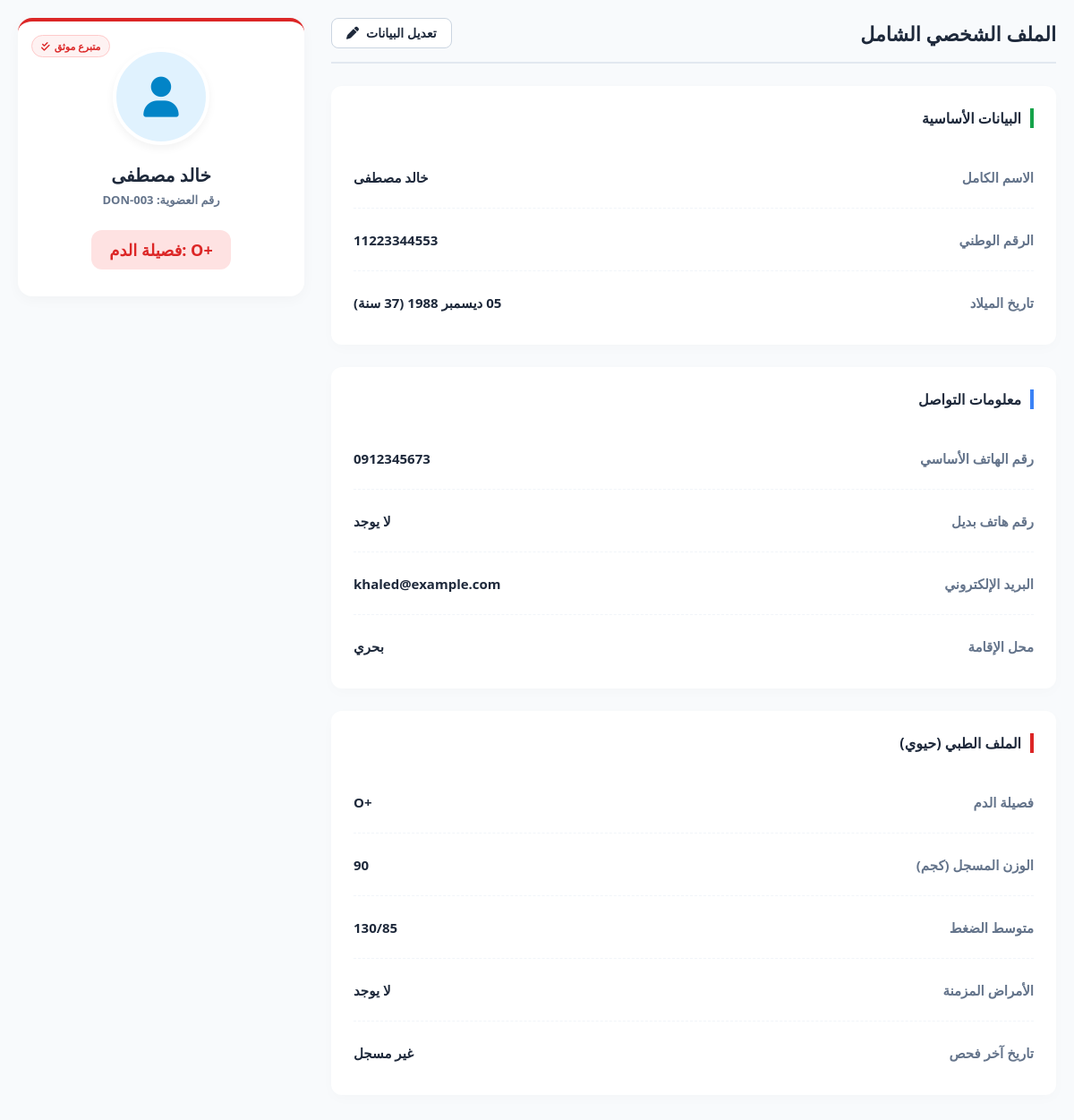
/user/profile.php (signed in), run on the app's committed database.
### tables this page shows
CREATE TABLE `users` (
  `id` int(11) NOT NULL,
  `member_id` varchar(20) NOT NULL,
  `full_name` varchar(150) NOT NULL,
  `national_id` varchar(20) DEFAULT NULL,
  `birth_date` date DEFAULT NULL,
  `primary_phone` varchar(20) DEFAULT NULL,
  `alternate_phone` varchar(20) DEFAULT NULL,
  `email` varchar(100) DEFAULT NULL,
  `password` varchar(255) DEFAULT NULL,
  `address` varchar(255) DEFAULT NULL,
  `blood_type` varchar(5) NOT NULL,
  `weight` int(11) DEFAULT NULL,
  `blood_pressure` varchar(20) DEFAULT NULL,
  `chronic_diseases` varchar(255) DEFAULT 'لا يوجد',
  `profile_photo` varchar(255) DEFAULT NULL,
  `last_checkup_date` date DEFAULT NULL,
  `is_eligible` tinyint(1) DEFAULT 1,
  `created_at` timestamp NOT NULL DEFAULT current_timestamp()
);

### user/profile.php (the view, shortened to what this page needs)
<?php
$current_user_id = $_SESSION['user_id'] ?? 1;
$host = 'localhost';
$dbname = 'qatra_hayat';
$username = 'root';
$password = '';
$months = ['January'=>'يناير', 'February'=>'فبراير', 'March'=>'مارس', 'April'=>'أبريل', 'May'=>'مايو', 'June'=>'يونيو', 'July'=>'يوليو', 'August'=>'أغسطس', 'September'=>'سبتمبر', 'October'=>'أكتوبر', 'November'=>'نوفمبر', 'December'=>'ديسمبر'];
try {
    $pdo = new PDO("mysql:host=$host;dbname=$dbname;charset=utf8mb4", $username, $password);
    $pdo->setAttribute(PDO::ATTR_ERRMODE, PDO::ERRMODE_EXCEPTION);
    $stmt = $pdo->prepare("SELECT * FROM users WHERE id = ?");
    $stmt->execute([$current_user_id]);
    $user = $stmt->fetch(PDO::FETCH_ASSOC);
    $formatted_birth_date_full = 'غير مسجل';
    if (!empty($user['birth_date'])) {
        $birthDate = new DateTime($user['birth_date']);
        $today = new DateTime('today');
        $age = $birthDate->diff($today)->y;
        $month_en = date('F', strtotime($user['birth_date']));
        $month_ar = $months[$month_en] ?? $month_en;
        $formatted_birth_date_full = date('d', strtotime($user['birth_date'])) . ' ' . $month_ar . ' ' . date('Y', strtotime($user['birth_date'])) . " ($age سنة)";
    }
    $formatted_last_checkup = $user['last_checkup_date'] ? date('d ', strtotime($user['last_checkup_date'])) . ($months[date('F', strtotime($user['last_checkup_date']))] ?? '') . date(' Y', strtotime($user['last_checkup_date'])) : 'غير مسجل';
    $name_parts = explode(' ', trim($user['full_name']));
    $short_name = $name_parts[0] . ' ' . ($name_parts[1] ?? '');
} catch(PDOException $e) {
    die("خطأ في قاعدة البيانات: " . $e->getMessage());
}
?>
<!DOCTYPE html>
<html lang="ar" dir="rtl">
<head>
    <link rel="stylesheet" href="https://cdnjs.cloudflare.com/ajax/libs/font-awesome/6.4.0/css/all.min.css">
</head>
<body>
    <form id="profile-form" class="profile-layout" enctype="multipart/form-data">
        <div class="profile-details">
            <div class="profile-header">
                <h2>الملف الشخصي الشامل</h2>
                <div class="header-actions">
                    <button type="button" class="btn btn-edit" onclick="document.getElementById('profile-form').classList.add('editing')">تعديل البيانات <i class="fa-solid fa-pen"></i></button>
                </div>
            </div>
            <div class="info-section">
                <div class="section-title-wrapper"><h3>البيانات الأساسية</h3></div>
                <div class="data-row">
                    <span class="data-label">الاسم الكامل</span>
                    <div class="data-value-container">
                        <span class="view-mode editable"><?php echo htmlspecialchars($user['full_name'] ?? ''); ?></span>
                    </div>
                </div>
                <div class="data-row">
                    <span class="data-label">الرقم الوطني</span>
                    <div class="data-value-container">
                        <span class="view-mode editable"><?php echo htmlspecialchars($user['national_id'] ?? ''); ?></span>
                    </div>
                </div>
                <div class="data-row">
                    <span class="data-label">تاريخ الميلاد</span>
                    <div class="data-value-container">
                        <span class="view-mode editable" id="view-dob"><?php echo $formatted_birth_date_full; ?></span>
                    </div>
                </div>
            </div>
            <div class="info-section">
                <div class="section-title-wrapper" style="border-color: #3B82F6;"><h3>معلومات التواصل</h3></div>
                <div class="data-row">
                    <span class="data-label">رقم الهاتف الأساسي</span>
                    <div class="data-value-container">
                        <span class="view-mode editable"><?php echo htmlspecialchars($user['primary_phone'] ?? ''); ?></span>
                    </div>
                </div>
                <div class="data-row">
                    <span class="data-label">رقم هاتف بديل</span>
                    <div class="data-value-container">
                        <?php $alt_phone = $user['alternate_phone'] ?? ''; ?>
                        <span class="view-mode editable"><?php echo htmlspecialchars($alt_phone ?: 'لا يوجد'); ?></span>
                    </div>
                </div>
                <div class="data-row">
                    <span class="data-label">البريد الإلكتروني</span>
                    <div class="data-value-container">
                        <span class="view-mode editable"><?php echo htmlspecialchars($user['email'] ?? ''); ?></span>
                    </div>
                </div>
                <div class="data-row">
                    <span class="data-label">محل الإقامة</span>
                    <div class="data-value-container">
                        <?php $addr = $user['address'] ?? ''; ?>
                        <span class="view-mode editable"><?php echo htmlspecialchars($addr ?: 'غير مسجل'); ?></span>
                    </div>
                </div>
            </div>
            <div class="info-section">
                <div class="section-title-wrapper" style="border-color: #DC2626;"><h3>الملف الطبي (حيوي)</h3></div>
                <div class="data-row">
                    <span class="data-label">فصيلة الدم</span>
                    <div class="data-value-container">
                        <?php $b_type = $user['blood_type'] ?? '-'; ?>
                        <span class="view-mode editable" id="view-blood-type" dir="ltr"><?php echo htmlspecialchars($b_type); ?></span>
                    </div>
                </div>
                <div class="data-row">
                    <span class="data-label">الوزن المسجل (كجم)</span>
                    <div class="data-value-container">
                        <span class="view-mode editable"><?php echo htmlspecialchars($user['weight'] ?? '0'); ?></span>
                    </div>
                </div>
                <div class="data-row">
                    <span class="data-label">متوسط الضغط</span>
                    <div class="data-value-container">
                        <?php $bp = $user['blood_pressure'] ?? ''; ?>
                        <span class="view-mode editable"><?php echo htmlspecialchars($bp ?: 'غير مسجل'); ?></span>
                    </div>
                </div>
                <div class="data-row">
                    <span class="data-label">الأمراض المزمنة</span>
                    <div class="data-value-container">
                        <?php $chronic = $user['chronic_diseases'] ?? ''; ?>
                        <span class="view-mode editable"><?php echo htmlspecialchars($chronic ?: 'لا يوجد'); ?></span>
                    </div>
                </div>
                <div class="data-row">
                    <span class="data-label">تاريخ آخر فحص</span>
                    <div class="data-value-container">
                        <span class="view-mode"><?php echo $formatted_last_checkup; ?></span>
                    </div>
                </div>
            </div>
        </div>
        <div class="profile-sidebar">
            <div class="user-card">
                <?php if (isset($user['is_eligible']) && $user['is_eligible']): ?>
                    <div class="verified-badge">متبرع موثق <i class="fa-solid fa-check-double"></i></div>
                <?php else: ?>
                    <div class="unverified-badge">غير موثق طبياً <i class="fa-solid fa-circle-exclamation"></i></div>
                <?php endif; ?>
                <div class="avatar-large">
                    <?php if (!empty($user['profile_photo']) && file_exists('uploads/' . $user['profile_photo'])): ?>
                        <img src="uploads/<?php echo htmlspecialchars($user['profile_photo']); ?>" alt="صورة شخصية">
                    <?php else: ?>
                        <i class="fa-solid fa-user"></i>
                    <?php endif; ?>
                </div>
                <h3 id="sidebar-name"><?php echo htmlspecialchars($short_name); ?></h3>
                <div class="member-id">رقم العضوية: <?php echo htmlspecialchars($user['member_id'] ?? 'غير متوفر'); ?></div>
                <div class="blood-type-badge">فصيلة الدم: <strong id="sidebar-blood-type"><?php echo htmlspecialchars($user['blood_type'] ?? '-'); ?></strong></div>
            </div>
        </div>
    </form>
</body>
</html>

### user/profile.php (style rules this page uses)
body { font-family: 'Segoe UI', Tahoma, Geneva, Verdana, sans-serif; background-color: #F8FAFC; margin: 0; padding: 20px; }
.profile-layout { display: flex; gap: 30px; align-items: flex-start; max-width: 1200px; margin: auto; }
.profile-details { flex: 1; }
.profile-sidebar { flex: 0 0 320px; }
.profile-header { display: flex; justify-content: space-between; align-items: center; margin-bottom: 25px; padding-bottom: 15px; border-bottom: 2px solid #E2E8F0; }
.profile-header h2 { font-size: 22px; color: #1e293b; font-weight: 800; margin: 0; }
.header-actions { display: flex; gap: 10px; }
.btn { padding: 8px 16px; border-radius: 8px; font-size: 14px; font-weight: 700; cursor: pointer; display: flex; align-items: center; gap: 8px; transition: all 0.3s; border: none; }
.btn-edit { background: white; border: 1px solid #CBD5E1; color: #1e293b; }
.info-section { background-color: #fff; border-radius: 12px; box-shadow: 0 4px 15px rgba(0,0,0,0.02); padding: 25px; margin-bottom: 25px; }
.section-title-wrapper { display: flex; align-items: center; margin-bottom: 20px; border-right: 4px solid #16A34A; padding-right: 10px; }
.section-title-wrapper h3 { font-size: 16px; font-weight: 800; color: #1e293b; margin: 0; }
.data-row { display: flex; justify-content: space-between; padding: 12px 0; border-bottom: 1px dashed #F1F5F9; font-size: 15px; align-items: center; min-height: 45px; }
.data-row:last-child { border-bottom: none; padding-bottom: 0; }
.data-label { color: #64748b; font-weight: 600; flex: 0 0 30%; }
.data-value-container { flex: 1; display: flex; align-items: center; justify-content: flex-end; width: 100%; }
.view-mode { color: #1e293b; font-weight: 700; display: inline-block; text-align: left; }
.user-card { background-color: #fff; border-radius: 16px; box-shadow: 0 4px 15px rgba(0,0,0,0.03); padding: 30px 20px; text-align: center; position: relative; border-top: 4px solid #DC2626; }
.verified-badge { position: absolute; top: 15px; left: 15px; background-color: #FEF2F2; color: #DC2626; border: 1px solid #FECACA; padding: 4px 10px; border-radius: 20px; font-size: 11px; font-weight: 800; display: flex; align-items: center; gap: 5px; }
.avatar-large { width: 100px; height: 100px; background-color: #E0F2FE; color: #0284C7; border-radius: 50%; display: flex; justify-content: center; align-items: center; font-size: 45px; margin: 0 auto 20px auto; border: 4px solid white; box-shadow: 0 4px 10px rgba(0,0,0,0.05); overflow: hidden; }
.user-card h3 { font-size: 20px; font-weight: 800; color: #1e293b; margin-bottom: 5px; }
.member-id { color: #64748b; font-size: 13px; font-weight: 600; margin-bottom: 25px; }
.blood-type-badge { background-color: #FEE2E2; color: #DC2626; font-size: 18px; font-weight: 800; padding: 10px 20px; border-radius: 12px; display: inline-block; direction: ltr; }

### data on the page
users: full_name "خالد مصطفى", national "11223344553", birth_date "05 ديسمبر 1988 (37 سنة)", primary_phone "0912345673", alternate_phone "لا يوجد", email "khaled@example.com", address "بحري", blood_type "O+", weight "90", blood_pressure "130/85", chronic_diseases "لا يوجد", last_checkup_date "غير مسجل", member "DON-003"
